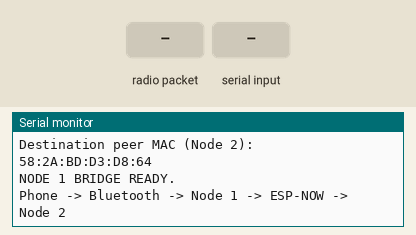
Recording of a sketch running on a simulated ESP32. Shown: the last lines printed to the serial monitor. Inputs (shaded band) come from the test bench. Nothing arrives over Bluetooth unless stated.

Above: at 2.2 s.
2.3 s: radio packet "1" arrives
At 3.3 s:
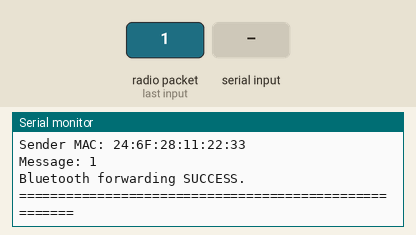
3.8 s: "1\n" received over the second serial link
At 4.6 s:
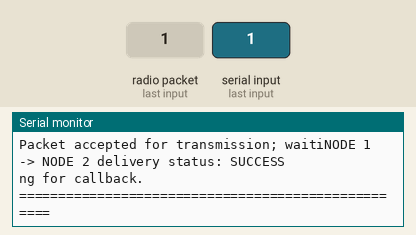
5.3 s: radio packet "0" arrives
At 6.5 s:
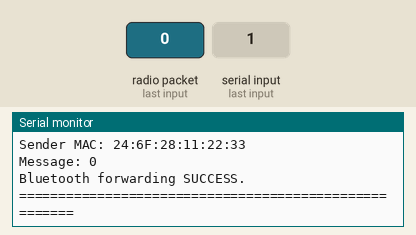
6.8 s: "2\n" received over the second serial link
At 8.1 s:
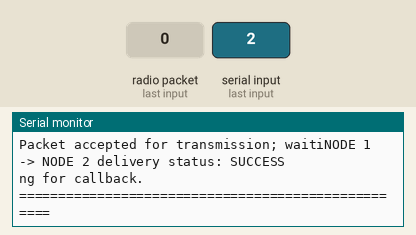
Timing chart, 0 to 9.3 s (numbered marks = the images above; inputs shaded):
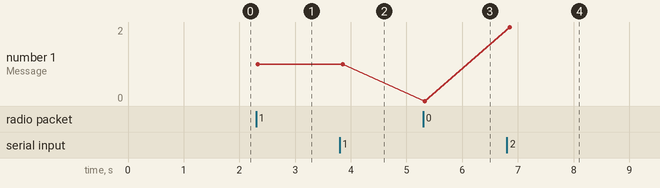

Measured:
- after the input at 2.3 s, the serial monitor: prints a new line at once (image 1)
- after the input at 3.8 s, the serial monitor: prints a new line after 0.05 s (image 2)
- after the input at 5.3 s, the serial monitor: prints a new line at once (image 3)
- after the input at 6.8 s, the serial monitor: prints a new line after 0.05 s (image 4)
- plotted number 1: 1 → 0 after the input at 5.3 s

The sketch:

ESP32_1.ino
```cpp
#include <WiFi.h>
#include <esp_now.h>
#include <BluetoothSerial.h>
#include <string.h>

#define ESPNOW_CHANNEL 6
#define NODE_NAME "NODE_1"
#define MAX_DATA_LEN 240
#define BLUETOOTH_MESSAGE_TIMEOUT 50

// --------------------------------------------------
// BLUETOOTH
// --------------------------------------------------

BluetoothSerial SerialBT;

// --------------------------------------------------
// NODE 2 MAC ADDRESS
// Must match Node 2's own Wi-Fi MAC address.
// --------------------------------------------------

uint8_t peerAddress[] = {
  0x58, 0x2A, 0xBD, 0xD3, 0xD8, 0x64
};

// --------------------------------------------------
// ESP-NOW RECEIVE BUFFER
// --------------------------------------------------

uint8_t espNowBuffer[MAX_DATA_LEN];
uint8_t espNowSourceMac[6];

volatile int espNowLength = 0;
volatile bool espNowMessageReady = false;

portMUX_TYPE mux = portMUX_INITIALIZER_UNLOCKED;

// --------------------------------------------------
// BLUETOOTH RECEIVE BUFFER
// --------------------------------------------------

uint8_t bluetoothBuffer[MAX_DATA_LEN];

int bluetoothLength = 0;
unsigned long lastBluetoothByteTime = 0;

// --------------------------------------------------
// PRINT MAC ADDRESS
// --------------------------------------------------

void printMac(const uint8_t* mac) {
  for (int i = 0; i < 6; i++) {
    Serial.printf("%02X", mac[i]);

    if (i < 5) {
      Serial.print(":");
    }
  }
}

// --------------------------------------------------
// ESP-NOW SEND CALLBACK
// Shows the actual delivery result.
// --------------------------------------------------

void onDataSent(
    const wifi_tx_info_t* txInfo,
    esp_now_send_status_t status
) {
  (void)txInfo;

  Serial.print("NODE 1 -> NODE 2 delivery status: ");

  if (status == ESP_NOW_SEND_SUCCESS) {
    Serial.println("SUCCESS");
  } else {
    Serial.println("FAILED - check Node 2 MAC and channel");
  }
}

// --------------------------------------------------
// ESP-NOW RECEIVE CALLBACK
// --------------------------------------------------

void onDataReceived(
    const esp_now_recv_info_t* info,
    const uint8_t* data,
    int len
) {
  if (info == nullptr ||
      info->src_addr == nullptr ||
      data == nullptr ||
      len <= 0) {
    return;
  }

  if (len > MAX_DATA_LEN) {
    len = MAX_DATA_LEN;
  }

  portENTER_CRITICAL(&mux);

  memcpy(espNowBuffer, data, len);
  memcpy(espNowSourceMac, info->src_addr, 6);

  espNowLength = len;
  espNowMessageReady = true;

  portEXIT_CRITICAL(&mux);
}

// --------------------------------------------------
// SEND PHONE MESSAGE THROUGH ESP-NOW
// Phone -> Bluetooth -> Node 1 -> Node 2
// --------------------------------------------------

void sendBluetoothData() {
  if (bluetoothLength <= 0) {
    return;
  }

  int messageLength = bluetoothLength;

  Serial.println();
  Serial.println("========== NODE 1: BLUETOOTH -> ESP-NOW ==========");

  Serial.print("Message: ");

  for (int i = 0; i < messageLength; i++) {
    Serial.print((char)bluetoothBuffer[i]);
  }

  Serial.println();

  Serial.print("Destination Node 2 MAC: ");
  printMac(peerAddress);
  Serial.println();

  Serial.print("Current Wi-Fi channel: ");
  Serial.println(WiFi.channel());

  esp_err_t result = esp_now_send(
      peerAddress,
      bluetoothBuffer,
      messageLength
  );

  if (result == ESP_OK) {
    Serial.println("Packet accepted for transmission; waiting for callback.");
  } else {
    Serial.print("ESP-NOW SEND ERROR: ");
    Serial.println(result);
  }

  Serial.println("===================================================");

  bluetoothLength = 0;
}

// --------------------------------------------------
// FORWARD ESP-NOW MESSAGE TO PHONE
// Node 2 -> ESP-NOW -> Node 1 -> Bluetooth -> Phone
// --------------------------------------------------

void forwardEspNowToBluetooth() {
  uint8_t localBuffer[MAX_DATA_LEN];
  uint8_t localSourceMac[6];
  int localLength = 0;

  portENTER_CRITICAL(&mux);

  if (!espNowMessageReady) {
    portEXIT_CRITICAL(&mux);
    return;
  }

  localLength = espNowLength;

  memcpy(localBuffer, espNowBuffer, localLength);
  memcpy(localSourceMac, espNowSourceMac, 6);

  espNowMessageReady = false;

  portEXIT_CRITICAL(&mux);

  Serial.println();
  Serial.println("========== NODE 1: ESP-NOW PACKET RECEIVED ==========");

  Serial.print("Sender MAC: ");
  printMac(localSourceMac);
  Serial.println();

  Serial.print("Message: ");

  for (int i = 0; i < localLength; i++) {
    Serial.print((char)localBuffer[i]);
  }

  Serial.println();

  if (SerialBT.hasClient()) {
    size_t sent = SerialBT.write(localBuffer, localLength);

    if (sent == (size_t)localLength) {
      // Newline helps Android readLine() receive the message.
      SerialBT.write((const uint8_t*)"\n", 1);
      Serial.println("Bluetooth forwarding SUCCESS.");
    } else {
      Serial.println("Bluetooth forwarding FAILED.");
    }
  } else {
    Serial.println("No Bluetooth phone connected to Node 1.");
  }

  Serial.println("======================================================");
}

// --------------------------------------------------
// SETUP
// --------------------------------------------------

void setup() {
  Serial.begin(115200);
  delay(1000);

  Serial.println();
  Serial.println("==========================================");
  Serial.println("         ResQMesh NODE 1 BRIDGE");
  Serial.println("==========================================");

  Serial.print("Node name: ");
  Serial.println(NODE_NAME);

  // -----------------------------------------------
  // START WI-FI AND WAIT BEFORE SETTING THE CHANNEL
  // -----------------------------------------------

  if (!WiFi.mode(WIFI_STA)) {
    Serial.println("ERROR: Could not start Wi-Fi station mode.");
    return;
  }

  while (!WiFi.STA.started()) {
    delay(100);
  }

  int channelResult = WiFi.setChannel(ESPNOW_CHANNEL);

  if (channelResult != 0) {
    Serial.print("ERROR: Could not set Wi-Fi channel. Code: ");
    Serial.println(channelResult);
    return;
  }

  Serial.print("Own MAC (Node 1): ");
  Serial.println(WiFi.macAddress());

  Serial.print("Actual Wi-Fi channel: ");
  Serial.println(WiFi.channel());

  // -----------------------------------------------
  // START BLUETOOTH CLASSIC
  // -----------------------------------------------

  if (!SerialBT.begin("ResQMesh_NODE_1")) {
    Serial.println("ERROR: Bluetooth initialization failed.");
    return;
  }

  Serial.println("Bluetooth started successfully.");
  Serial.println("Bluetooth device name: ResQMesh_NODE_1");

  // -----------------------------------------------
  // INITIALIZE ESP-NOW
  // -----------------------------------------------

  if (esp_now_init() != ESP_OK) {
    Serial.println("ERROR: ESP-NOW initialization failed.");
    return;
  }

  Serial.println("ESP-NOW initialized successfully.");

  // -----------------------------------------------
  // REGISTER CALLBACKS
  // -----------------------------------------------

  esp_now_register_send_cb(onDataSent);
  esp_now_register_recv_cb(onDataReceived);

  // -----------------------------------------------
  // ADD NODE 2 AS PEER
  // -----------------------------------------------

  esp_now_peer_info_t peerInfo = {};

  memcpy(peerInfo.peer_addr, peerAddress, 6);

  peerInfo.channel = ESPNOW_CHANNEL;
  peerInfo.encrypt = false;

  if (esp_now_add_peer(&peerInfo) != ESP_OK) {
    Serial.println("ERROR: Failed to add Node 2 peer.");
    return;
  }

  Serial.println("Node 2 peer added successfully.");

  Serial.print("Destination peer MAC (Node 2): ");
  printMac(peerAddress);
  Serial.println();

  Serial.println();
  Serial.println("NODE 1 BRIDGE READY.");
  Serial.println("Phone -> Bluetooth -> Node 1 -> ESP-NOW -> Node 2");
  Serial.println();
}

// --------------------------------------------------
// MAIN LOOP
// --------------------------------------------------

void loop() {
  // Read messages coming from the phone.
  while (SerialBT.available()) {
    int incomingByte = SerialBT.read();

    if (incomingByte < 0) {
      continue;
    }

    if (bluetoothLength < MAX_DATA_LEN) {
      bluetoothBuffer[bluetoothLength++] =
          (uint8_t)incomingByte;

      lastBluetoothByteTime = millis();
    } else {
      Serial.println("Bluetooth message too long; resetting buffer.");
      bluetoothLength = 0;
    }
  }

  // Send buffered message after Bluetooth input pauses.
  if (
      bluetoothLength > 0 &&
      millis() - lastBluetoothByteTime >= BLUETOOTH_MESSAGE_TIMEOUT
  ) {
    sendBluetoothData();
  }

  // Forward messages received from Node 2 to the phone.
  forwardEspNowToBluetooth();

  delay(5);
}
```
